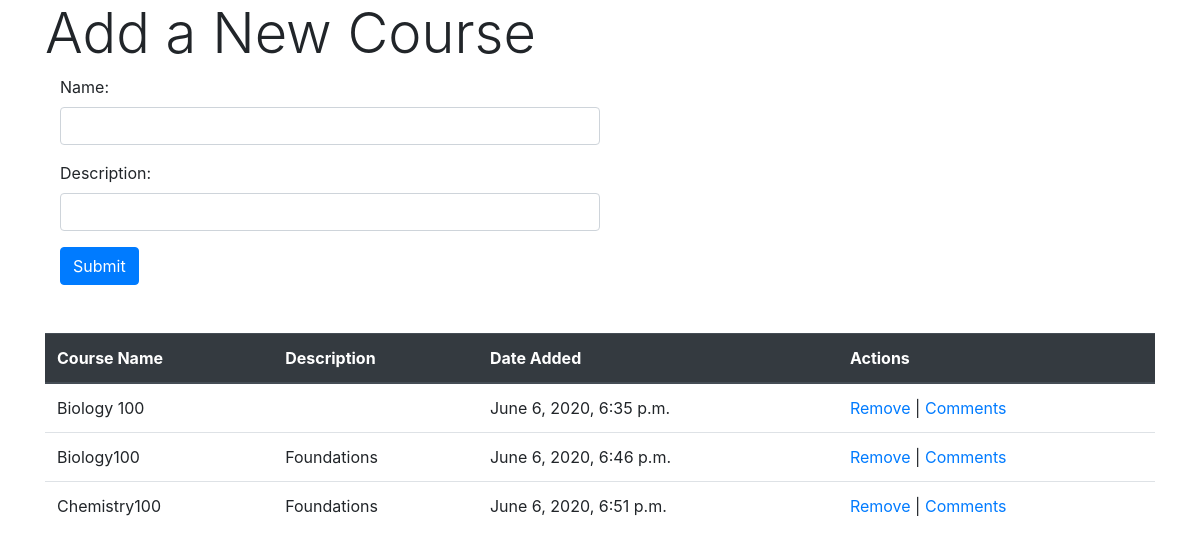
The app's page /, older data.
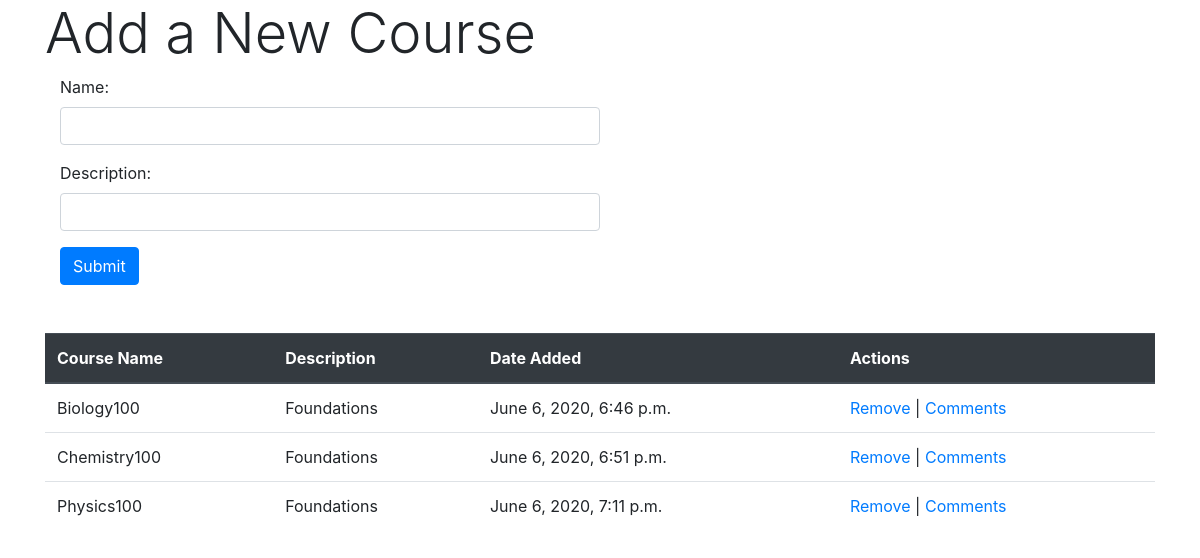
The same page, newer data.
### courses_app/models.py (models this page shows)
class Course(models.Model):
    name = models.CharField(max_length=255)
    created_at = models.DateTimeField(auto_now_add=True)
    updated_at = models.DateTimeField(auto_now=True)
    objects = CourseManager()

class Description(models.Model):
    course = models.OneToOneField(Course, on_delete=models.CASCADE, primary_key=True)
    description = models.TextField()
    created_at = models.DateTimeField(auto_now_add=True)
    updated_at = models.DateTimeField(auto_now=True)

### courses_app/views.py (the view)
# urls.py: path('', views.index, name='home'),
def index(request):
    context = {
        'all_courses': Course.objects.all(),
    }
    return render(request, 'index.html', context)

### courses_app/templates/index.html (shortened to what this page needs)
<!DOCTYPE html>
<html lang="en">
<head>
    <link rel="stylesheet" href="https://stackpath.bootstrapcdn.com/bootstrap/4.3.1/css/bootstrap.min.css">
</head>
<body>
    <div class="wrapper container">
        <h3 class="display-4">Add a New Course</h3>
        <div class="container">
            <form action="/create" method="POST" mb-4>
                <div class="form-group">
                    <label for="name">Name:</label>
                    <input class="form-control w-50" type="text" name="name">
                </div>
                <div class="form-group">
                    <label for="course_desc">Description:</label>
                    <input class="form-control w-50" type="text" name="course_desc">
                </div>
                <button type="submit" class="btn btn-primary">Submit</button>
            </form>
        </div>
    </div>
    <br><br>
    <div class="wrapper container" mt-4>
        <table class="table">
            <thead class="thead-dark">
                <tr>
                    <th scope="col">Course Name</th>
                    <th scope="col">Description</th>
                    <th scope="col">Date Added</th>
                    <th scope="col">Actions</th>
                </tr>
            </thead>
            <tbody>
                {% for course in all_courses %}
                <tr>
                    <td>{{course.name}}</td>
                    <td>{{course.description.description}}</td>
                    <td>{{course.created_at}}</td>
                    <td><a href="destroy/{{course.id}}">Remove</a> | <a href="comments/{{course.id}}">Comments</a></td>
                </tr>
                {% endfor %}
            </tbody>
          </table>
    </div>
</body>
</html>

Row changes from the older to the newer data that the page shows:
removed Course: name "Biology 100", created_at "June 6, 2020, 6:35 p.m."
added Course: name "Physics100", description.description "Foundations", created_at "June 6, 2020, 7:11 p.m."
